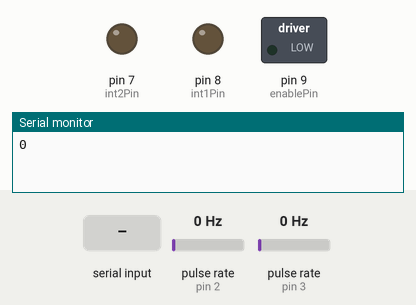
Recording of a sketch running on a simulated Arduino Uno, built with avr-gcc and run on an emulated ATmega328P. Parts: switched loads named in the sketch (green lamp = pin HIGH), output pins drawn as LEDs (lit = HIGH), the last lines printed to the serial monitor. Wiring (inferred from the names in the program): 2 × pulse sensor: data pin 2 / data pin 3. Inputs (shaded band) come from the test bench; at power-on: pulse rate (sensors on pin 3, pin 2) 0 Hz.

Above: at 1.2 s.
1.3 s: "R" received over Serial
At 4.2 s:
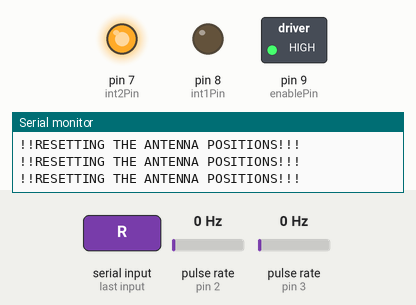
4.3 s: pulse rate (sensor on pin 3) set to 2 Hz
At 4.8 s:
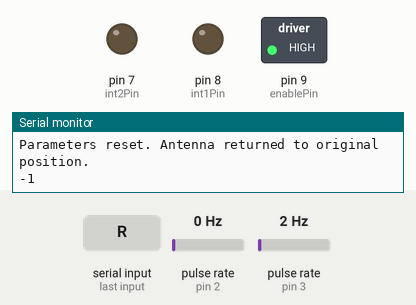
6.0 s: "F90\n" received over Serial
At 6.72 s:
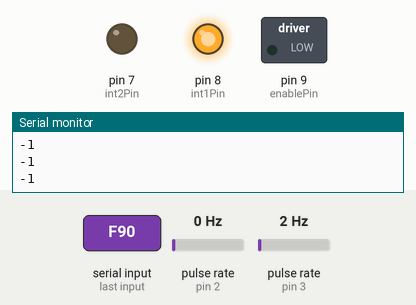
Timing chart, 0 to 9.0 s (numbered marks = the images above; inputs shaded):
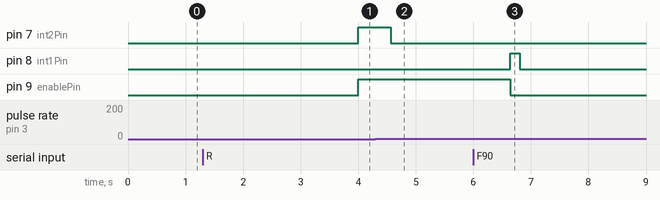

The sketch:

New_Template_Arduino.ino
```cpp
#include <Arduino.h>

const int enablePin = 9;    // PWM pin for motor speed control
const int int1Pin = 8;      // Motor driver input 1
const int int2Pin = 7;      // Motor driver input 2

int encoderPin1 = 2;    //Encoder pin 2, White
int encoderPin2 = 3;    //Encoder pin 3, Green

volatile long encoderValue = 0;
int pulsesPerRevolution = 0;        //encoder value that is PPM
long maximumEncoderValue = 0;       //maximum value the encoder can go while rotating the antenna for 360 degree.
long requiredPulsesForRotation;       //pulses that are required to move antenna by requested angle

int gearRatio = 1;          // Default to 1 to prevent division by zero
int antennaAngle;       //store the antenna angle from python
int newPulses;        //store the ppm from python
int speed;        //store the value of speed that we get from arduino

bool stopRequested = false;     //for stopping the while loop

void setup() {
  Serial.begin(9600);   //serial communication baudrate setting

  //motor pins declared as output
  pinMode(enablePin, OUTPUT);
  pinMode(int1Pin, OUTPUT);
  pinMode(int2Pin, OUTPUT);

  //turn on the internal pullup
  pinMode(encoderPin1, INPUT_PULLUP);
  pinMode(encoderPin2, INPUT_PULLUP);

  //keep the encoder to change for detection in the change of value
  attachInterrupt(digitalPinToInterrupt(encoderPin1), updateEncoder, CHANGE);
  attachInterrupt(digitalPinToInterrupt(encoderPin2), updateEncoder, CHANGE);
}

void loop() {
 {
  Serial.println(encoderValue);
  delay(2000); //just here to slow down the output, and show it will work  even during a delay
}

  if (Serial.available() > 0) {
    char command = Serial.read();       //read commands that are being sent from python

    switch (command) {            //set the case as per the commands sent from the python gui
      case 'A':  // Set Antenna Angle
        antennaAngle = Serial.parseInt();
        Serial.print("Received Antenna Angle: ");
        Serial.println(antennaAngle);
        break;

      case 'P':  // Set Pulse Count per Revolution
        newPulses = Serial.parseInt();
        Serial.print("Pulse count per revolution: ");
        Serial.println(newPulses);
        break;

      case 'G':  // Set Gear Ratio
        gearRatio = Serial.parseInt();
        Serial.print("Gear Ratio: ");
        Serial.println(gearRatio);
        break;

      case 'F':  // clockwise
        forward(speed, maximumEncoderValue, requestStop);
        Serial.println("Forward direction");
        conversion();
        break;

      case 'B':  // anticlockwise
        backward(speed, maximumEncoderValue, requestStop);
        Serial.println("Backward direction");
        conversion();
        break;

      case 'D':  // Direction Check
        directionCheck(encoderValue);
        break;

      case 'R':  // Reset the antenna position to zero
        reset (requiredPulsesForRotation);
        break;

      case 'S':   // Stop the motor
        analogWrite(enablePin, 0);
        Serial.println("Motor stopped.");
        break;

      case 'M':   //set speed i.e pwm in motor
        speed = Serial.parseInt();
        Serial.print("Speed Received : ");
        Serial.println(speed);
        break;

      default:      //handle unknown commands
        Serial.print("Unknown command: ");
        Serial.println(command);
        break;
    }
  }
}

void conversion(){        //converting the pulses to maximumEncoderValue we can get for 360 degree of rotation
  long pulsesPerRevolution = newPulses * 4;       //multiply it by 4 to get encoder count
  maximumEncoderValue = (pulsesPerRevolution * gearRatio);      //multiply it by gear ratio to get maximum pulses antenna can rotate
  requiredPulsesForRotation= (maximumEncoderValue / 360)*antennaAngle;        //pulses the antenna will rotate for
  Serial.println("Maximum Encoder Value is:- ");
  Serial.println(maximumEncoderValue);
  Serial.println("Required Pulses for Rotation is:- ");
  Serial.println(requiredPulsesForRotation);
}

void updateEncoder() {        //arduino counting using A and B pulse from the encoder  !!do not change!!
  static int lastEncoded = 0;
  int MSB = digitalRead(encoderPin1);
  int LSB = digitalRead(encoderPin2);
  int encoded = (MSB << 1) | LSB;
  int sum = (lastEncoded << 2) | encoded;

  if (sum == 0b1101 || sum == 0b0100 || sum == 0b0010 || sum == 0b1011)
    encoderValue++;
  if (sum == 0b1110 || sum == 0b0111 || sum == 0b0001 || sum == 0b1000)
    encoderValue--;

  lastEncoded = encoded;
}


void forward(int speed, long requiredPulsesforRotation, bool requestStop) {         // function that will rotate the motor clockwise
  long targetEncoderValue = encoderValue + requiredPulsesforRotation;
  stopRequested = false;  // reset before starting

  while (encoderValue <= targetEncoderValue && !stopRequested) {
    analogWrite(enablePin, speed);
    digitalWrite(int1Pin, HIGH);
    digitalWrite(int2Pin, LOW);
    Serial.println(encoderValue);

    // Check if stop is pressed
    if (stopRequested) {
      break;  // quit the loop if pressed
    }
  }
  stopMotor();  // stop after the motor completes the loop
  Serial.println("Motor has been stopped ");
}

void backward(int speed, long requiredPulsesforRotation, bool requestStop) {        //function that will rotate the motor anticlockwise
  long targetEncoderValue = encoderValue - requiredPulsesforRotation;
  stopRequested = false;    //reset before starting

  while (encoderValue >= targetEncoderValue && !stopRequested) {
    analogWrite(enablePin, speed);
    digitalWrite(int1Pin, LOW);
    digitalWrite(int2Pin, HIGH);
    Serial.println("motor running in CCW Direction \n");
    Serial.println(encoderValue);


    //Check if stop is pressed
    if (stopRequested) {
      break;    //quit the loop if pressed
    }
  }

  stopMotor();    //stop after the motor completes the loop
  Serial.println("Motor has been Stopped ");
}

void stopMotor() {          // function that will stop the motor
  digitalWrite(int1Pin, LOW);
  digitalWrite(int2Pin, LOW);
  Serial.println("motor stopped");
}

void directionCheck(long currentEncoderValue) {     //function to check rotation direction of the antenna
  static long previousEncoderValue = 0;

  if (currentEncoderValue > previousEncoderValue) {
    Serial.println("Clockwise Direction");
  } else if (currentEncoderValue < previousEncoderValue) {
    Serial.println("Anti-Clockwise Direction");
  } else {
    Serial.println("No Change in Direction");
  }
  previousEncoderValue = currentEncoderValue;
}

void reset(long requiredPulsesForRotation) {                  // rotate the antenna to its reset position, which here is set to 0
  while (encoderValue >= 0) {
    analogWrite(enablePin,255);
    digitalWrite(int1Pin, LOW);
    digitalWrite(int2Pin, HIGH);
    Serial.println("!!RESETTING THE ANTENNA POSITIONS!!!");
  }
  stopMotor();
  Serial.println("Parameters reset. Antenna returned to original position.");
}

void requestStop(){       // software interrupt that will stop the motor at any point
  stopRequested = true;
  stopMotor();
}
```

Measured:
- the behaviour switches between 0 and 1 Hz on pulse rate (sensor on pin 3) (found by bisection; images 1 and 2)
- after the input at 1.3 s, pin 7 (int2Pin), pin 9 (enablePin): LOW → HIGH after 2.7 s
- after the input at 4.3 s, pin 7 (int2Pin): HIGH → LOW after 0.27 s
- after the input at 6.0 s, pin 8 (int1Pin): LOW → HIGH after 0.65 s, → LOW 0.16 s later; pin 9 (enablePin): HIGH → LOW after 0.65 s
